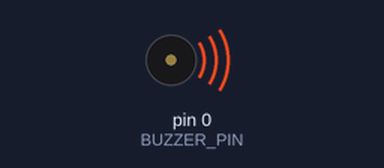
This sketch was run on a simulated Arduino Uno, built with avr-gcc and run on an emulated ATmega328P. Parts: buzzer (waves = sounding).

Above: at 0.2 s.
At 6.1 s:
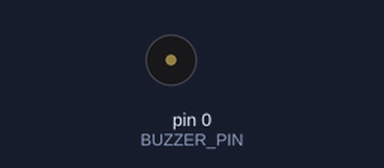
Timing chart, 0 to 9.4 s (numbered marks = the images above):
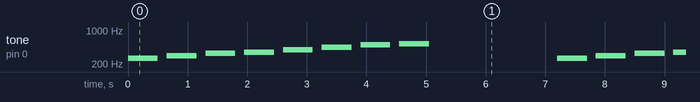

Measured:
- by itself, tone on pin 0 (BUZZER_PIN): repeats every 7.2 s: silent 0.15 s, 294 Hz 0.50 s, silent 0.15 s, 330 Hz 0.50 s, silent 0.15 s, 349 Hz 0.50 s, silent 0.15 s, 392 Hz 0.50 s, silent 0.15 s, 440 Hz 0.50 s, silent 0.15 s, 494 Hz 0.50 s, silent 0.15 s, 523 Hz 0.50 s, silent 2.2 s, 262 Hz 0.50 s

The sketch:

buzzer_melody.ino
```cpp
#define BUZZER_PIN 0

// definícia melódie: frekvencie v Hz
int melody[] = {262, 294, 330, 349, 392, 440, 494, 523}; // C D E F G A B C

// dĺžka not v ms
int noteDurations[] = {500, 500, 500, 500, 500, 500, 500, 500};

void setup() {
  Serial.begin(115200);
}

void loop() {
  for (int thisNote = 0; thisNote < 8; thisNote++) {
    int noteDuration = noteDurations[thisNote];
    tone(BUZZER_PIN, melody[thisNote], noteDuration);

    delay(noteDuration * 1.3); // malá medzera medzi notami
  }

  delay(2000); // pauza pred opakovaním melódie
}
```
